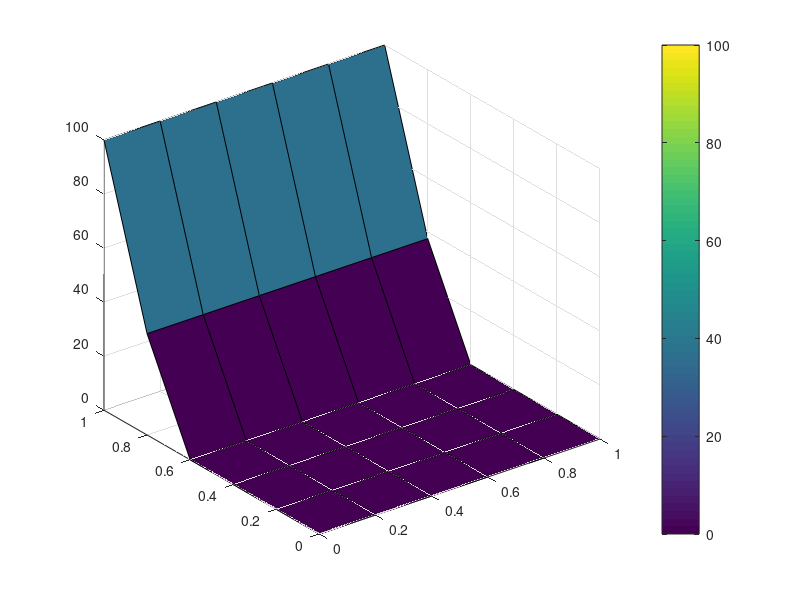
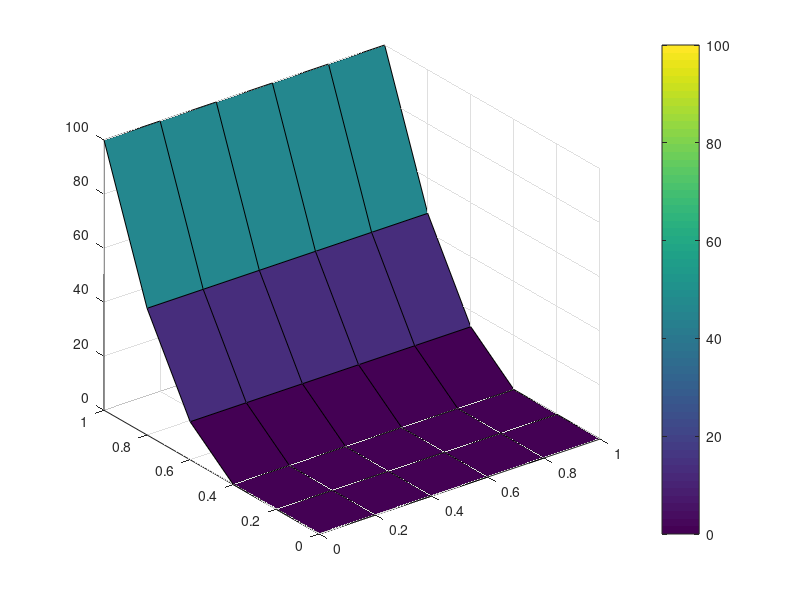
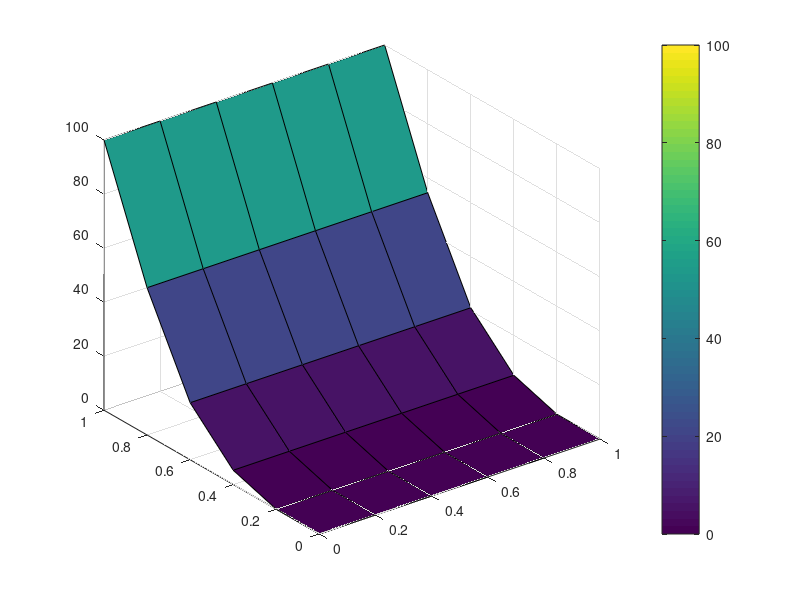
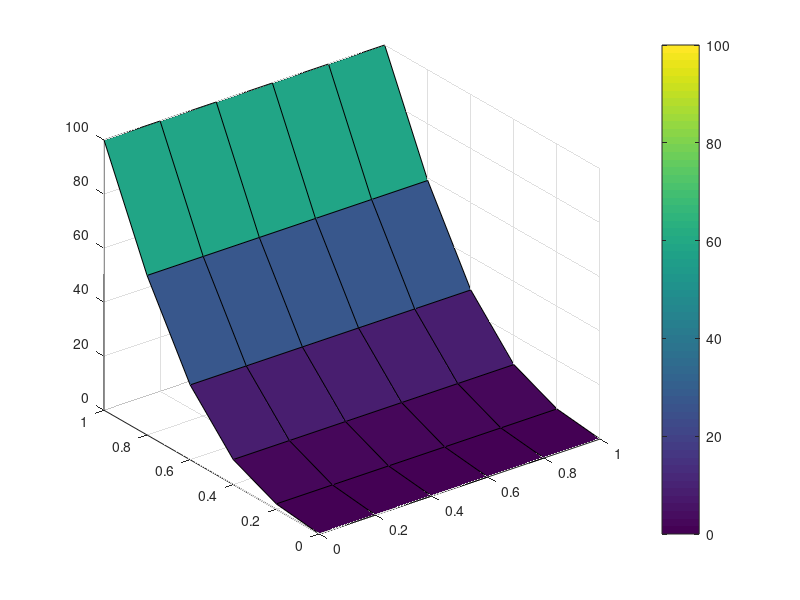

Write MATLAB code to recreate these figures, in order.
% Math 529L HW6
% 3/27/23
% Jun Ikeda

clear; close; clc;

% k = k/(c*rho)
k = 0.3;

%spatial discretization
xl = 0;
xr = 1;
h = 0.2;
x = xl:h:xr;
n = length(x);

yl = 0;
yr = 1;
y = yl:h:yr;

%temporal discretization
tl = 0;
tr = 5;
dt = 0.05;
t = tl:dt:tr;

%store soln.
T = zeros(n,n,length(t));
T(:,end,:) = 100;
T(:,1,:) = 0;

%finite difference matrix
B = spdiags([ones(n,1),ones(n,1)*-4,ones(n,1)],-1:1,n,n);
D = eye(n);
D(1,:) = 0;
D(end,:) = 0;

C = spdiags([ones(n,1),zeros(n,1),ones(n,1)],-1:1,n,n); 
C(1,:) = zeros(n,1);
C(end,:) = zeros(n,1);

A = kron(D,B) + kron(C,eye(n));

surf(x,y,T(:,:,1)')
colorbar
pause(0.1)

T = reshape(T,[n*n,length(t)]);
I = eye(n*n);

for i = 2:length(t)
    T(:,i) = (I+dt*k/h^2*A)*T(:,i-1);
    
    T = reshape(T,[length(x),length(y),length(t)]);
    T(1,:) = T(2,:);
    T(end,:) = T(end-1,:);

    surf(x,y,T(:,:,i)')
    colorbar
    pause(0.1)

    T = reshape(T,[n*n,length(t)]);

    exportgraphics(gcf,'testAnimated.gif','Append',true);
end